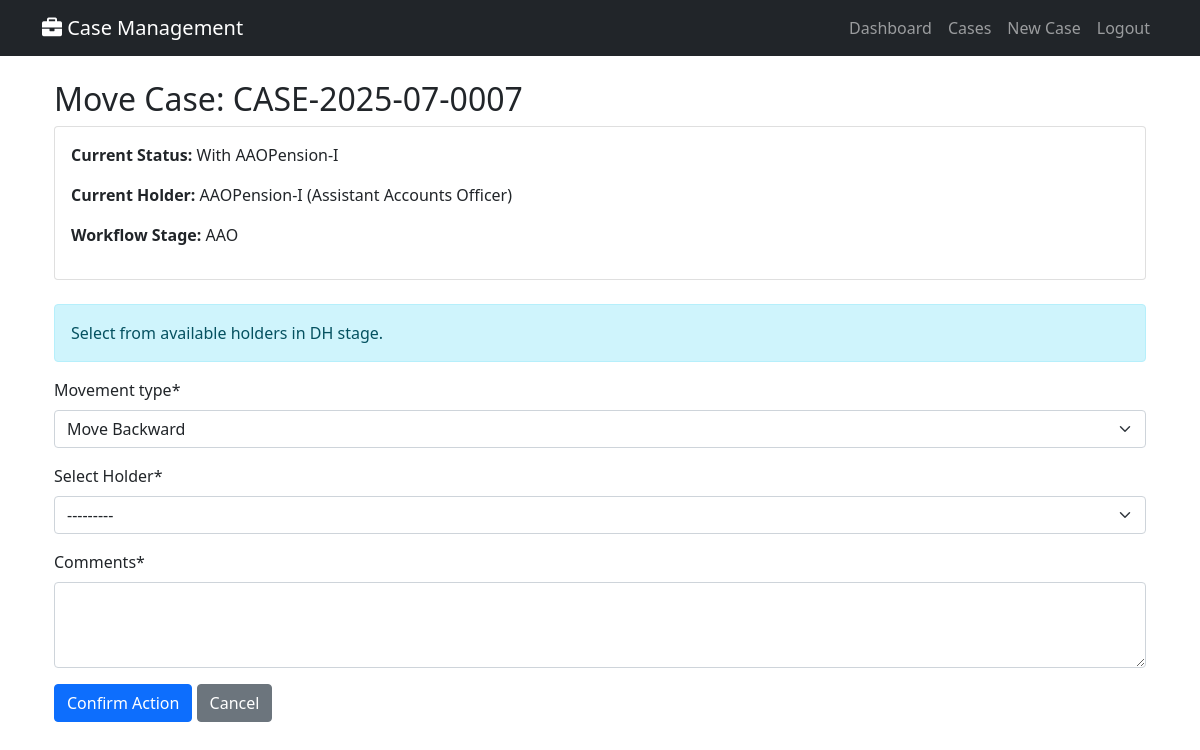
/cases/CASE-2025-07-0007/move/?type=backward (signed in), run on the app's committed database.
### cases/models.py (models this page shows, shortened)
class Case(models.Model):
    PRIORITY_CHOICES = [
        ('High', 'High'),
        ('Medium', 'Medium'),
        ('Low', 'Low'),
    ]
    STATUS_COLORS = [
        ('Green', 'Green'),
        ('Orange', 'Orange'),
        ('Red', 'Red'),
        ('Blue', 'Blue'),
    ]
    MODE_OF_RECEIPT_CHOICES = [
        ('by_post', 'By Post'),
        ('by_hand', 'By Hand'),
        ('online', 'Online'),
        ('offline', 'Offline'),
        ('email', 'Email'),
        ('in_person', 'In Person'),
    ]
    TYPE_OF_CORRECTION_CHOICES = [
        ('change_of_address', 'Change Of Address'),
        ('change_dob_family', 'Change / Correction of DOB of Family Pensioner'),
        ('change_name', 'Change / Correction of Name of the Pensioner / Family Pensioner'),
        ('other', 'Other'),
    ]
    FRESH_COMPLIANCE_CHOICES = [
        ('fresh', 'Fresh Case'),
        ('compliance', 'Compliance'),
    ]
    TYPE_OF_EMPLOYEE_CHOICES = [
        ('MTNL_IDA', 'MTNL IDA'),
        ('MTNL_CDA', 'MTNL CDA'),
        ('DOT_CDA', 'DOT CDA'),
    ]
    TYPE_OF_PENSION_CHOICES = [
        ('MTNL-IDA', 'MTNL-IDA'),
        ('DOT-CDA', 'DOT-CDA'),
    ]
    TYPE_OF_PENSIONER_CHOICES = [
        ('Superannuation/VR', 'Superannuation / VR'),
        ('Family Pensioner', 'Family Pensioner'),
    ]
    case_id = models.CharField(max_length=50, unique=True, db_index=True)
    registration_date = models.DateTimeField(default=timezone.now)
    case_type = models.ForeignKey(CaseType, on_delete=models.CASCADE)
    sub_category = models.CharField(max_length=100)
    case_title = models.CharField(max_length=500)
    case_description = models.TextField()
    applicant_name = models.CharField(max_length=200)
    ppo_master = models.ForeignKey(PPOMaster, on_delete=models.SET_NULL, null=True, blank=True)
    priority = models.CharField(max_length=10, choices=PRIORITY_CHOICES, default='Medium')
    current_status = models.CharField(max_length=200)
    current_holder = models.ForeignKey(UserProfile, on_delete=models.CASCADE, related_name='current_cases')
    days_in_current_stage = models.IntegerField(default=0)
    total_days_pending = models.IntegerField(default=0)
    expected_completion = models.DateTimeField()
    actual_completion = models.DateTimeField(null=True, blank=True)
    status_color = models.CharField(max_length=10, choices=STATUS_COLORS, default='Green')
    is_completed = models.BooleanField(default=False)
    created_by = models.ForeignKey(User, on_delete=models.CASCADE, related_name='created_cases')
    last_updated_by = models.ForeignKey(User, on_delete=models.CASCADE, related_name='updated_cases')
    last_update_date = models.DateTimeField(auto_now=True)
    ppo_number = models.CharField(max_length=20, blank=True)
    name_pensioner = models.CharField(max_length=200, blank=True)
    mobile_number = models.CharField(max_length=15, blank=True)
    last_lc_done_date = models.DateField(null=True, blank=True)
    kyp_flag = models.BooleanField(default=False)
    mode_of_receipt = models.CharField(max_length=20, choices=MODE_OF_RECEIPT_CHOICES, blank=True)
    date_of_death = models.DateField(null=True, blank=True)
    name_claimant = models.CharField(max_length=200, blank=True)
    relationship = models.CharField(max_length=50, blank=True)
    service_book_enclosed = models.BooleanField(default=False)
    type_of_correction = models.CharField(max_length=30, choices=TYPE_OF_CORRECTION_CHOICES, blank=True)
    original_ppo_submitted = models.BooleanField(default=False)
    fresh_or_compliance = models.CharField(max_length=20, choices=FRESH_COMPLIANCE_CHOICES, blank=True)
    type_of_employee = models.CharField(max_length=20, choices=TYPE_OF_EMPLOYEE_CHOICES, blank=True)
    retiring_employee = models.ForeignKey('RetiringEmployee', on_delete=models.SET_NULL, null=True, blank=True)
    type_of_pension = models.CharField(max_length=20, choices=TYPE_OF_PENSION_CHOICES, blank=True)
    type_of_pensioner = models.CharField(max_length=30, choices=TYPE_OF_PENSIONER_CHOICES, blank=True)
    date_of_retirement = models.DateField(null=True, blank=True)  # For Superannuation, fetched but stored
    class Meta:
        ordering = ['-registration_date']

class UserProfile(models.Model):
    ROLE_CHOICES = [
        ('DH', 'Dealing Hand'),
        ('AAO', 'Assistant Accounts Officer'),
        ('AO', 'Accounts Officer'),
        ('Dy.CCA', 'Deputy Chief Controller of Accounts'),
        ('Jt.CCA', 'Joint Chief Controller of Accounts'),
        ('CCA', 'Chief Controller of Accounts'),
        ('Pr.CCA', 'Principal Chief Controller of Accounts'),
        ('ADMIN', 'Administrator'),
    ]
    user = models.OneToOneField(User, on_delete=models.CASCADE)
    role = models.CharField(max_length=10, choices=ROLE_CHOICES)
    phone = models.CharField(max_length=15, blank=True)
    department = models.CharField(max_length=100, blank=True)
    is_active_holder = models.BooleanField(default=True)
    def __str__(self):
        return self.user.username

### cases/views.py (the view)
# urls.py: path('cases/<str:case_id>/move/', views.move_case, name='move_case'),
@login_required
def move_case(request, case_id):
    case = get_object_or_404(Case, case_id=case_id)
    user_profile = get_object_or_404(UserProfile, user=request.user)
    if user_profile.role != 'ADMIN' and case.current_holder != user_profile:
        messages.error(request, "You don't have permission to move this case.")
        return redirect('case_detail', case_id=case_id)
    preview_message = ""
    pre_type = request.GET.get('type') if request.method == 'GET' else None
    if request.method == 'GET' and pre_type:
        workflow = get_workflow_for_case(case)
        current_index = get_current_stage_index(case, workflow)
        if pre_type == 'forward':
            if current_index < len(workflow) - 1:
                next_stage = workflow[current_index + 1]
                holders = UserProfile.objects.filter(role=next_stage, is_active_holder=True)
                if holders.exists():
                    preview_message = f"Select from available holders in {next_stage} stage."
                else:
                    preview_message = f"No available holders in next stage: {next_stage}."
            else:
                preview_message = "Case is already at the final stage."
        elif pre_type == 'backward':
            if current_index > 0:
                prev_stage = workflow[current_index - 1]
                holders = UserProfile.objects.filter(role=prev_stage, is_active_holder=True)
                if holders.exists():
                    preview_message = f"Select from available holders in {prev_stage} stage."
                else:
                    preview_message = f"No available holders in previous stage: {prev_stage}."
            else:
                preview_message = "Case is already at the first stage."
        elif pre_type == 'complete':
            preview_message = "This will mark the case as completed."
        elif pre_type == 'reassign':
            preview_message = "Select a new holder in the same stage to re-assign."
    if request.method == 'POST':
        form = CaseMovementForm(request.POST, case=case)
        if form.is_valid():
            movement_type = form.cleaned_data['movement_type']
            comments = form.cleaned_data['comments']
            to_holder = form.cleaned_data.get('to_holder')
            workflow = get_workflow_for_case(case)
            current_index = get_current_stage_index(case, workflow)
            from_holder = case.current_holder
            from_stage = from_holder.role
            delta = timezone.now() - case.last_update_date
            days_prev = delta.days
            to_stage = None
            action = None
            if movement_type in ['forward', 'backward', 'reassign']:
                if not to_holder:
                    messages.error(request, "Please select a holder.")
                    return redirect('case_detail', case_id=case_id)
                to_stage = to_holder.role
            if movement_type == 'forward':
                if current_index >= len(workflow) - 1:
                    messages.error(request, "Case is already at the final stage.")
                    return redirect('case_detail', case_id=case_id)
                expected_stage = workflow[current_index + 1]
                if to_stage != expected_stage:
                    messages.error(request, "Selected holder must be in the next stage.")
                    return redirect('case_detail', case_id=case_id)
                action = 'Moved forward'
                if current_index + 1 == len(workflow) - 1:
                    case.is_completed = True
                    case.actual_completion = timezone.now()
                    case.current_status = 'Completed'
                else:
                    case.current_status = f"With {to_holder.user.username}"
            elif movement_type == 'backward':
                if current_index <= 0:
                    messages.error(request, "Case is already at the first stage.")
                    return redirect('case_detail', case_id=case_id)
                expected_stage = workflow[current_index - 1]
                if to_stage != expected_stage:
                    messages.error(request, "Selected holder must be in the previous stage.")
                    return redirect('case_detail', case_id=case_id)
                action = 'Moved backward'
                if case.is_completed:
                    case.is_completed = False
                    case.actual_completion = None
                case.current_status = f"With {to_holder.user.username}"
            elif movement_type == 'reassign':
                if to_stage != from_stage:
                    messages.error(request, "New holder must be in the same stage.")
                    return redirect('case_detail', case_id=case_id)
                action = 'Re-assigned'
                case.current_status = f"With {to_holder.user.username}"
            elif movement_type == 'complete':
                if current_index < 1:  # DH is index 0, not allowed
                    messages.error(request, "Cases can only be completed from AAO onwards.")
                    return redirect('case_detail', case_id=case_id)
                to_holder = from_holder  # Keep current holder
                to_stage = 'Completed'
                action = 'Marked as Completed'
                case.is_completed = True
                case.actual_completion = timezone.now()
                case.current_status = 'Completed'
            case.days_in_current_stage = 0
            case.total_days_pending += days_prev
            if to_holder:
                case.current_holder = to_holder
            case.status_color = get_status_color(to_stage or from_stage, case.priority) if to_stage != 'Completed' else 'Blue'
            case.last_updated_by = request.user
            case.last_update_date = timezone.now()
            case.save()
            CaseMovement.objects.create(
                case=case,
                from_stage=from_stage,
                to_stage=to_stage or from_stage,
                from_holder=from_holder,
                to_holder=to_holder,
                action=action,
                comments=comments,
                days_in_previous_stage=days_prev,
                updated_by=request.user
            )
            messages.success(request, f"Case updated successfully.")
            return redirect('case_detail', case_id=case_id)
    else:
        initial = {'movement_type': pre_type}
        form = CaseMovementForm(case=case, initial=initial)
    return render(request, 'cases/move_case.html', {
        'form': form,
        'case': case,
        'preview_message': preview_message,
    })

### cases/models.py (called while the page is built)
def get_workflow_for_case(case):
    return WORKFLOW_STAGES[case.case_type.workflow_type]

def get_current_stage_index(case, workflow):
    return workflow.index(case.current_holder.role)

### templates/cases/move_case.html (shortened to what this page needs)
{% extends 'base.html' %}
{% load crispy_forms_tags %}
{% block content %}
<div class="container mt-4">
    <h2>Move Case: {{ case.case_id }}</h2>
    <div class="card mb-4">
        <div class="card-body">
            <p><strong>Current Status:</strong> {{ case.current_status }}</p>
            <p><strong>Current Holder:</strong> {{ case.current_holder.user.username }} ({{ case.current_holder.get_role_display }})</p>
            <p><strong>Workflow Stage:</strong> {{ case.current_holder.role }}</p>
        </div>
    </div>
    {% if preview_message %}
        <div class="alert alert-info">
            {{ preview_message }}
        </div>
    {% endif %}
    <form method="post">
        {{ form|crispy }}
        {% if form.fields.to_holder.queryset.exists or form.movement_type.value == 'complete' %}
            <button type="submit" class="btn btn-primary">Confirm Action</button>
        {% else %}
            <p class="text-danger">No available holders. Please add in admin.</p>
        {% endif %}
        <a href="{% url 'case_detail' case.case_id %}" class="btn btn-secondary">Cancel</a>
    </form>
</div>
{% endblock %}

### data on the page
Case: case_id "CASE-2025-07-0007", current_status "With AAOPension-I", current_holder.user.username "AAOPension-I", current_holder.role "Assistant Accounts Officer", current_holder.role "AAO"

### other printed values
{{ preview_message }} "Select from available holders in DH stage."
